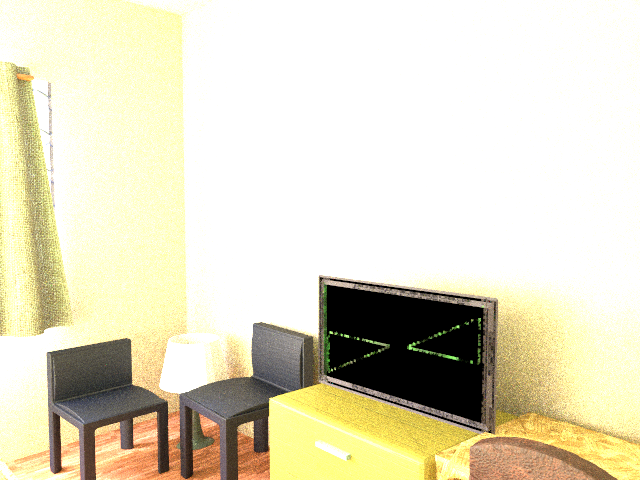
#> input picture Labs/LabExam-1B/Q1.png, 640 x 480 px, found by its file name
$ jupyter execute Fall2023ModelB.ipynb   (shell and % lines are left out)
#> lines starting #> are read from the running program, lines starting #| are printed output that depends on the picture; after the words box and inside, x2 and y2 are one past the last pixel; in counts of white or black regions, pixels touching at a corner belong together
### Labs/G/Solutions/Fall2023ModelB/commonfunctions.py


import skimage.io as io
import matplotlib.pyplot as plt
import numpy as np
from skimage.exposure import histogram, equalize_hist
from matplotlib.pyplot import bar
from skimage.color import rgb2gray,rgb2hsv
from skimage.morphology import binary_erosion, binary_dilation, binary_closing, binary_opening, skeletonize, thin, disk
from skimage.measure import find_contours

# Convolution:
from scipy.signal import convolve2d
from scipy import fftpack
import math

from skimage.util import random_noise
from skimage.filters import median
from skimage.feature import canny
from skimage.measure import label
from skimage.color import label2rgb


# Edges
from skimage.filters import sobel_h, sobel, sobel_v,roberts, prewitt, gaussian

# Show the figures / plots inside the notebook
def show_images(images,titles=None):
    #This function is used to show image(s) with titles by sending an array of images and an array of associated titles.
    # images[0] will be drawn with the title titles[0] if exists
    # You aren't required to understand this function, use it as-is.
    n_ims = len(images)
    if titles is None: titles = ['(%d)' % i for i in range(1,n_ims + 1)]
    fig = plt.figure()
    n = 1
    for image,title in zip(images,titles):
        a = fig.add_subplot(1,n_ims,n)
        if image.ndim == 2:
            plt.gray()
        plt.imshow(image)
        a.set_title(title)
        n += 1
    fig.set_size_inches(np.array(fig.get_size_inches()) * n_ims)
    plt.show()


def showHist(img):
    # An "interface" to matplotlib.axes.Axes.hist() method
    plt.figure()
    imgHist = histogram(img, nbins=256)

    bar(imgHist[1].astype(np.uint8), imgHist[0], width=0.8, align='center')

### Labs/G/Solutions/Fall2023ModelB/Fall2023ModelB.ipynb
# Fall 2023 Lab Exam Model B

[cell 1]
from commonfunctions import *

## Q1

[cell 2]
img: np.ndarray = io.imread("Q1.png")
#> img is the input picture: shape (480, 640, 4); mean R, G, B, A 224.7, 219.6, 195.1, 255
show_images([img], ["original"])
#> in show_images, `n_ims = len(images)`: n_ims = 1
#> the loop in show_images, `for image,title in zip(images,titles):` made 1 pass
#> (title, n) on pass 1: ('original', 2)
#> after the loop in show_images, `for image,title in zip(images,titles):`: n = 2
# gauss
sigma = 0.5
img2 = gaussian(img, sigma=sigma)
# avg filter
img_r = img[:, :, 0]
img_g = img[:, :, 1]
img_b = img[:, :, 2]
avg_filter = [[1 / 9, 1 / 9, 1 / 9], [1 / 9, 1 / 9, 1 / 9], [1 / 9, 1 / 9, 1 / 9]]
img3_r = convolve2d(img_r, avg_filter)
img3_g = convolve2d(img_g, avg_filter)
img3_b = convolve2d(img_b, avg_filter)
img3 = np.stack((img3_r, img3_g, img3_b), axis=-1).astype("uint8")

# Convert the image to HSV
img_hsv = rgb2hsv(img3[:,:,:3])
#> img_hsv: shape (482, 642, 3) float64; mean of channels 0, 1, 2 0.102, 0.14, 0.875

# Define green color range in HSV
lower_green = np.array([0.2, 0.3, 0.3])
upper_green = np.array([0.45, 1.0, 1.0])

# Create mask for green regions
green_mask = np.all((img_hsv >= lower_green) & (img_hsv <= upper_green), axis=-1)
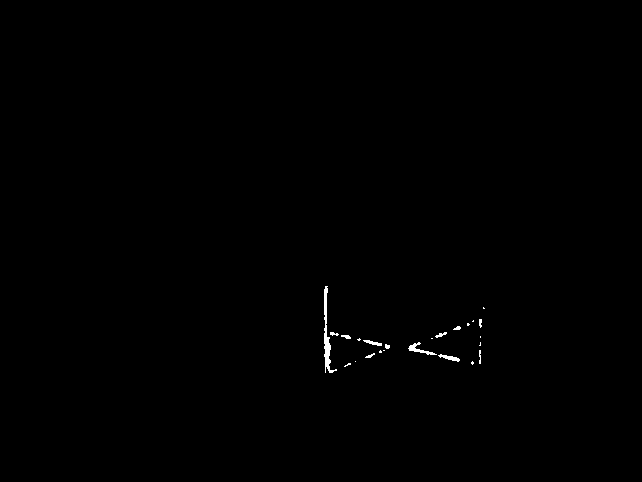
#> green_mask: shape (482, 642) bool; 0.27% white; 24 white regions (12 under 20 px), largest, box (x1, y1, x2, y2) and area: (324, 286, 337, 373) 339, (408, 342, 437, 355) 115, (438, 354, 460, 362) 76

# Apply morphological operations
dilated_mask = binary_dilation(green_mask, np.ones((5,5)))
#> dilated_mask: shape (482, 642) bool; 0.87% white; 11 white regions, largest, box (x1, y1, x2, y2) and area: (322, 284, 353, 375) 979, (406, 340, 462, 364) 522, (355, 336, 392, 360) 435

# convert green to black
img_rgb = img[:,:,:3]
for row in range(np.shape(img_rgb)[0]):
    for col in range(np.shape(img_rgb)[1]):
        if(dilated_mask[row, col] == 1):
            img_rgb[row, col]= [0, 0, 0]
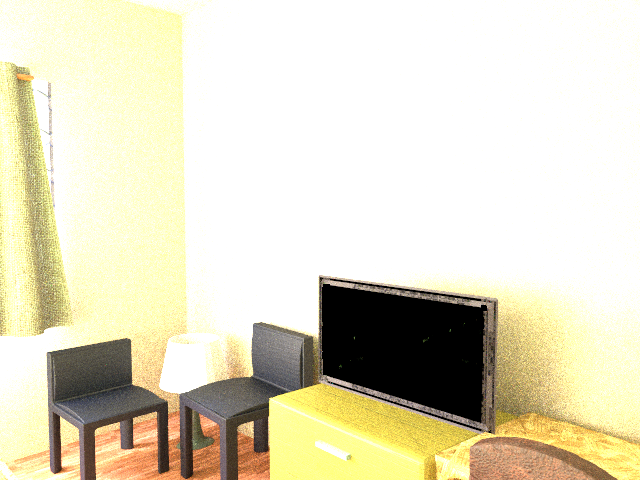
#> img_rgb: shape (480, 640, 3); mean R, G, B 224.3, 219.1, 194.8


show_images([img2, img3, img_rgb], [f"gauss, sigma = {sigma}", "avg", "fix green"])
#> the loop in show_images (call 2), `for image,title in zip(images,titles):` made 3 passes
#> title on passes 1 to 3: 'gauss, sigma = 0.5', 'avg', 'fix green'

## Q2

[cell 3]
img: np.ndarray = io.imread("Q2.png")
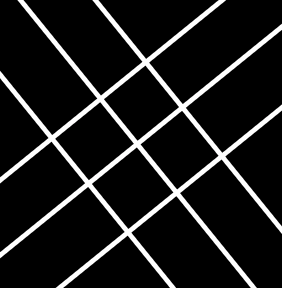
#> input picture Labs/IPLE_C_F2024_BasimSherifZeen/Q2.png, 282 x 288 px, found by its file name
#> img is the input picture: shape (288, 282, 4); mean R, G, B, A 27.5, 27.5, 27.5, 255


def hough_m_c(img, threshold=100):
    img_gray = (rgb2gray(img[:, :, :3]) * 255).astype("uint8")
    show_images([img_gray], ["original"])
    height, width = np.shape(img_gray)
    # edges
    img_edges = canny(img_gray, sigma=1, low_threshold=50, high_threshold=100)
    img_edges[:30, :] = 0
    show_images([img_edges], ["edges"])
    # hough
    m_start = np.tan(np.deg2rad(40))
    m_end = np.tan(np.deg2rad(60))
    delta_m = 0.01
    m_range = np.linspace(m_start, m_end, 100)
    c_start = -height
    c_end = height
    c_step = 10
    c_range = np.linspace(c_start, c_end, height * 2)
    A = np.zeros((len(m_range), len(c_range)))  # accumulator
    y_idxs, x_idxs = np.nonzero(img_edges)  # get edge coords
    # Fill accumulator
    for i in range(len(x_idxs)):
        x = x_idxs[i]
        y = y_idxs[i]
        for m_idx, m in enumerate(m_range):
            c = y - m * x  # Calculate the intercept for this slope
            # Find the closest value of c in the c_range
            if c_start <= c <= c_end:
                c_idx = np.argmin(np.abs(c_range - c))
                A[m_idx, c_idx] += 1
    # Accumulator peaks
    lines = []
    for m_idx, c_idx in np.argwhere(A > threshold):
        lines.append((m_range[m_idx], c_range[c_idx]))

    # select lines
    out_img = np.copy(img)
    edge_points = set(zip(y_idxs, x_idxs))
    for m, c in lines:
        x_vals = np.arange(width)
        y_vals = (m * x_vals + c).astype(int)

        # Validate points are within bounds and correspond to actual edge points
        valid_points = [
            (y, x) for y, x in zip(y_vals, x_vals)
            if 0 <= y < height and 0 <= x < width and (y, x) in edge_points
        ]

        # Extract the valid x and y values
        valid_y, valid_x = zip(*valid_points) if valid_points else ([], [])

        # Update the image
        out_img[valid_y, valid_x] = [255, 0, 255, 255]

    return out_img


result = hough_m_c(img, 100)
#> in hough_m_c, `img_edges = canny(img_gray, sigma=1, low_threshold=50, high_threshold=..`: img_edges: shape (288, 282) bool; 5.7% white in thin lines or dots
#> in hough_m_c, `img_edges[:30, :] = 0`:
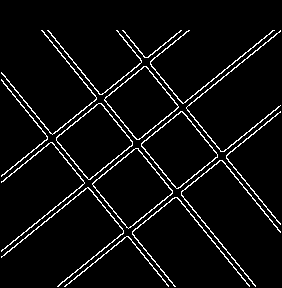
#> img_edges: shape (288, 282) bool; 5.3% white in thin lines or dots, all inside (x1, y1, x2, y2) = (1, 30, 281, 287)
#> in hough_m_c, `y_idxs, x_idxs = np.nonzero(img_edges)`: y_idxs = 4305 values from 30 to 286; x_idxs = 4305 values, max 280 at index 15, min 1 at index 605, mean 140.4
#> the loop in hough_m_c, `for i in range(len(x_idxs)):` made 4305 passes
#> (x, y) on passes 1 to 3: (41, 30), (42, 30), (47, 30)
#> after the loop in hough_m_c, `for i in range(len(x_idxs)):`:
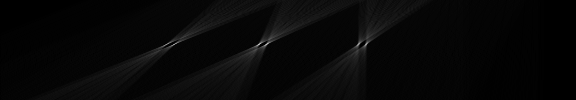
#> A: shape (100, 576) float64; min 0, max 197, mean 7.3
#> the loop in hough_m_c, `for m_idx, c_idx in np.argwhere(A > threshold):` made 42 passes
#> (m_idx, c_idx) on passes 1 to 12: (42, 170), (42, 177), (42, 260), (42, 261), (42, 262), (42, 268), (42, 269), (42, 359), (42, 360), (42, 367), (43, 167), (43, 168)
#> after the loop in hough_m_c, `for m_idx, c_idx in np.argwhere(A > threshold):`: lines = 42 pairs, first value 1.22 to 1.24, second value -123.7 to 79.64
#> in hough_m_c, `edge_points = set(zip(y_idxs, x_idxs))`: edge_points = 4305 items
#> the loop in hough_m_c, `for m, c in lines:` made 42 passes
#> (m, c) on passes 1 to 12: (1.22, -117.7), (1.22, -110.7), (1.22, -27.55), (1.22, -26.55), (1.22, -25.54), (1.22, -19.53), (1.22, -18.53), (1.22, 71.62), (1.22, 72.63), (1.22, 79.64), (1.23, -120.7), (1.23, -119.7)
#> after the loop in hough_m_c, `for m, c in lines:`: out_img: shape (288, 282, 4); 2.4% of pixels changed, all inside (x1, y1, x2, y2) = (1, 30, 281, 287)
show_images([result], ["result"])

## Q3

[cell 4]
img: np.ndarray = io.imread("Q3.png")
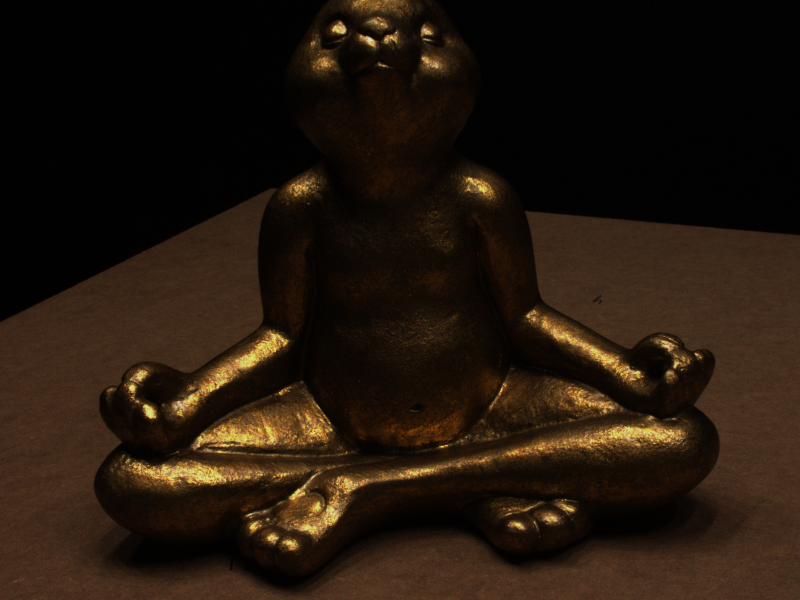
#> input picture Labs/LabExam-1B/Q3.png, 1600 x 1200 px, found by its file name (shown at 1/2 size)
#> img is the input picture: shape (1200, 1600, 4); mean R, G, B, A 35.1, 23, 12.6, 255
img = img[:, :, :3]
#> img: shape (1200, 1600, 3)
img_gray = (rgb2gray(img[:, :, :3]) * 255).astype("uint8")
#> img_gray: shape (1200, 1600)
img_masked = np.copy(img)
mask = (img_masked[:, :, 0] >= 30) & (img_masked[:, :, 0] <= 100)
#> mask: shape (1200, 1600) bool; 38.3% white; 2377 white regions (2215 under 20 px), largest, box (x1, y1, x2, y2) and area: (0, 376, 1600, 1200) 550536, (215, 734, 1402, 1112) 115639, (752, 617, 922, 718) 7210
mask = mask | (
    (img_masked[:, :, 0] <= 5) & (img_masked[:, :, 1] <= 5) & (img_masked[:, :, 2] <= 5)
)
#> mask: shape (1200, 1600) bool; 70.6% white; 2222 black regions (2091 under 20 px), largest, box (x1, y1, x2, y2) and area: (0, 0, 1600, 1184) 480375, (564, 910, 988, 1077) 12343, (1003, 845, 1372, 918) 10723
img_masked[mask] = 0
img_masked[~mask] = 255
img_masked = img_masked[:, :, 0]
img_masked = binary_erosion(binary_dilation(img_masked, np.ones((10,10))), np.ones((5,5)))
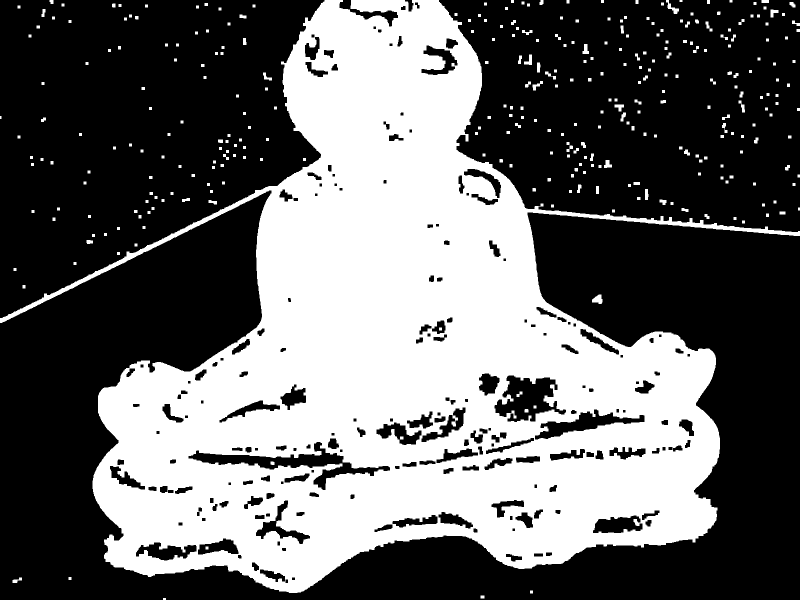
#> img_masked: shape (1200, 1600) bool (shown at 1/2 size); 40.4% white; 330 white regions (1 under 20 px), largest, box (x1, y1, x2, y2) and area: (0, 0, 1600, 1186) 759533, (1184, 589, 1205, 608) 269, (1332, 0, 1358, 28) 240
show_images([img, img_gray, img_masked], ["original", "gray", "img masked"])
img_gray_edges = canny(img_gray, sigma=1, low_threshold=20, high_threshold=60)
#> img_gray_edges: shape (1200, 1600) bool; 2.3% white in thin lines or dots
img_mask_edges = canny(img_masked, sigma=1, low_threshold=150, high_threshold=200)
#> img_mask_edges: shape (1200, 1600) bool; every value is 0

show_images([img_gray_edges, img_mask_edges], ["gray edges"," mask edges"])

[cell 5]
# Seg
def seg(img):
    out_img = np.copy((img).astype("uint8"))
    imgHist = np.zeros(256)
    for x in range(np.shape(img)[0]):
        for y in range(np.shape(img)[1]):
            imgHist[img[x, y]] += 1
    sum = 0
    for x in range(256):
        sum += imgHist[x] * x
    mean = round(sum / (np.shape(out_img)[0] * np.shape(out_img)[1]))
    sat = False
    while not sat:
        sum1 = 0
        count1 = 0
        sum2 = 0
        count2 = 0
        for x in range(mean):
            sum1 += imgHist[x] * x
            count1 += imgHist[x]
        for x in range(mean, 256):
            sum2 += imgHist[x] * x
            count2 += imgHist[x]
        if count1 != 0:
            mean1 = sum1 / (count1)
        if count2 != 0:
            mean2 = sum2 / (count2)

        if count1 == 0:
            mean1 = mean2
        if count2 == 0:
            mean2 = mean1

        if math.isnan(mean1):
            print("ERRROR mean1", mean1)
            mean1 = mean2
        if math.isnan(mean2):
            print("ERRROR mean2", mean2)
            mean2 = mean1
        mean3 = round((mean1 + mean2) / 2)
        print(mean3, mean)
        if mean3 == mean or abs(mean3 - mean) <= 1:
            sat = True
        mean = mean3

    for x in range(np.shape(out_img)[0]):
        for y in range(np.shape(out_img)[1]):
            if out_img[x, y] < mean:
                out_img[x, y] = 0
            else:
                out_img[x, y] = 1
    return out_img


seg_gray = seg(img_gray)
#> after the loop in seg, `for x in range(np.shape(out_img)[0]):`:
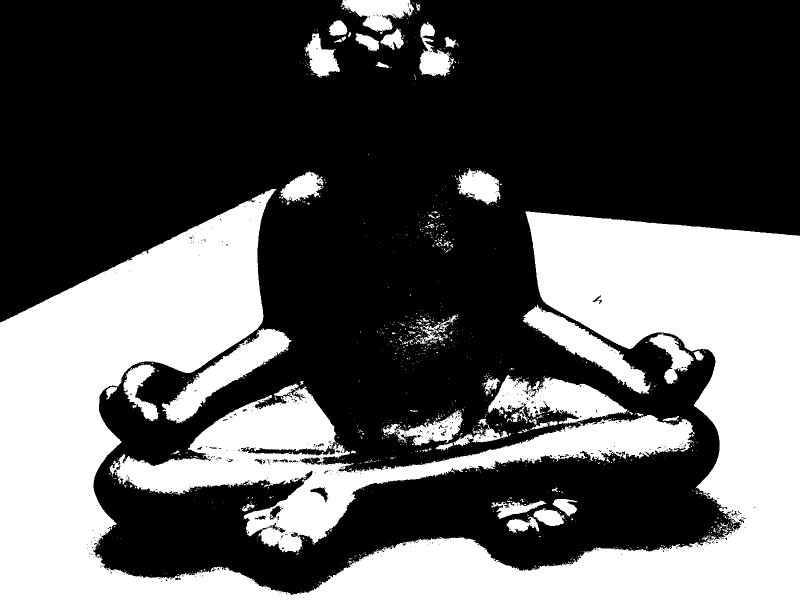
#> out_img: shape (1200, 1600) (shown at 1/2 size); values 0 (black) and 1 (white), 36% white; 1140 white regions (1065 under 20 px), largest, box (x1, y1, x2, y2) and area: (0, 378, 1600, 1200) 505890, (219, 767, 1390, 1105) 96861, (976, 750, 1258, 848) 13986
show_images([seg_gray], ["seg gray"])

[cell 6]
# local thresh
def join_quads(quad, sub_quads):
    img = np.zeros(np.shape(quad))
    x = np.shape(img)[0]
    y = np.shape(img)[1]

    img[0 : round(x / 2), 0 : round(y / 2)] = sub_quads[0]
    img[0 : round(x / 2), round(y / 2) : y] = sub_quads[1]
    img[round(x / 2) : x, 0 : round(y / 2)] = sub_quads[2]
    img[round(x / 2) : x, round(y / 2) : y] = sub_quads[3]

    return img


def local_thres(img):
    img_copy = np.copy((img).astype("uint8"))

    x = np.shape(img_copy)[0]
    y = np.shape(img_copy)[1]

    q1 = img_copy[0 : round(x / 2), 0 : round(y / 2)]
    q2 = img_copy[0 : round(x / 2), round(y / 2) : y]
    q3 = img_copy[round(x / 2) : x, 0 : round(y / 2)]
    q4 = img_copy[round(x / 2) : x, round(y / 2) : y]

    q1_s = seg(np.copy(q1))
    q2_s = seg(np.copy(q2))
    q3_s = seg(np.copy(q3))
    q4_s = seg(np.copy(q4))

    return join_quads(img_copy, [q1_s, q2_s, q3_s, q4_s])


def local_thres_optimized(img, tries = 1):
    img_copy = np.copy((img).astype("uint8"))

    x = np.shape(img_copy)[0]
    y = np.shape(img_copy)[1]

    q1 = img_copy[0 : round(x / 2), 0 : round(y / 2)]
    q2 = img_copy[0 : round(x / 2), round(y / 2) : y]
    q3 = img_copy[round(x / 2) : x, 0 : round(y / 2)]
    q4 = img_copy[round(x / 2) : x, round(y / 2) : y]

    img_optimum = [[]]
    if tries > 0:
        res1 = local_thres_optimized(q1, tries-1)
        res2 = local_thres_optimized(q2, tries-1)
        res3 = local_thres_optimized(q3, tries-1)
        res4 = local_thres_optimized(q4, tries-1)

        img_optimum = join_quads(img_copy, [res1, res2, res3, res4])
        tries -= 1
    else:
        res1 = local_thres(q1)
        res2 = local_thres(q2)
        res3 = local_thres(q3)
        res4 = local_thres(q4)

        img_optimum = join_quads(img_copy, [res1, res2, res3, res4])

    return img_optimum

local = local_thres(img_gray)
#> after the loop in seg (call 2), `for x in range(np.shape(out_img)[0]):`: out_img: shape (600, 800); values 0 (black) and 1 (white), 13% white; 109 white regions (98 under 20 px), largest, box (x1, y1, x2, y2) and area: (91, 377, 554, 600) 45832, (674, 0, 800, 69) 5327, (608, 58, 681, 159) 3924
#> after the loop in seg (call 3), `for x in range(np.shape(out_img)[0]):`: out_img: shape (600, 800); values 0 (black) and 1 (white), 19.9% white; 305 white regions (285 under 20 px), largest, box (x1, y1, x2, y2) and area: (250, 422, 800, 600) 81292, (34, 43, 126, 157) 5223, (109, 334, 208, 415) 5029
#> after the loop in seg (call 4), `for x in range(np.shape(out_img)[0]):`: out_img: shape (600, 800); values 0 (black) and 1 (white), 53.1% white; 1169 black regions (1140 under 20 px), largest, box (x1, y1, x2, y2) and area: (138, 0, 800, 594) 216944, (0, 0, 108, 52) 2893, (619, 367, 658, 408) 573
#> after the loop in seg (call 5), `for x in range(np.shape(out_img)[0]):`:
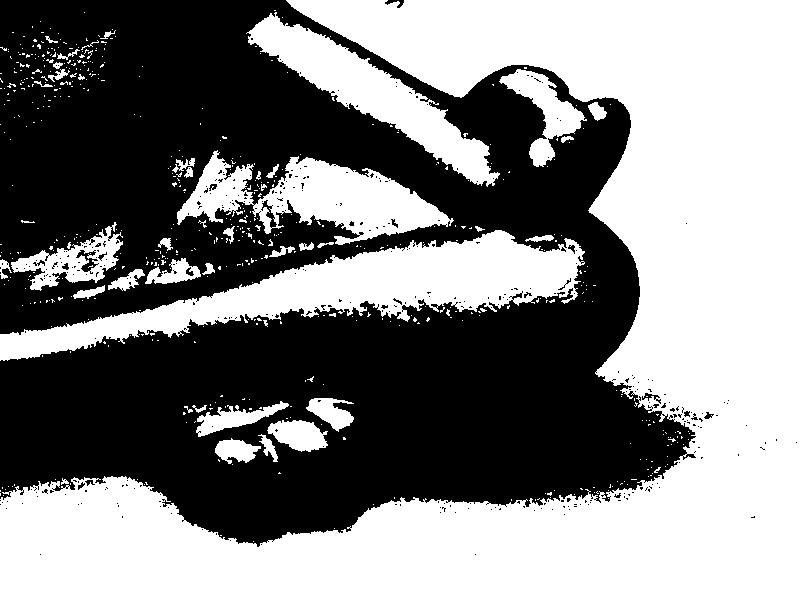
#> out_img: shape (600, 800); values 0 (black) and 1 (white), 51.2% white; 366 black regions (347 under 20 px), largest, box (x1, y1, x2, y2) and area: (0, 0, 696, 547) 232371, (76, 250, 99, 274) 198, (642, 393, 661, 404) 71
#> in join_quads, `img[0 : round(x / 2), round(y / 2) : y] = sub_quads[1]`: img: shape (1200, 1600) float64; values 0 (black) and 1 (white), 8.2% white; 411 white regions (382 under 20 px), largest, box (x1, y1, x2, y2) and area: (1050, 422, 1600, 600) 81292, (91, 377, 554, 600) 45832, (674, 0, 844, 69) 6386
#> in join_quads, `img[round(x / 2) : x, 0 : round(y / 2)] = sub_quads[2]`: img: shape (1200, 1600) float64; values 0 (black) and 1 (white), 21.5% white; 758 white regions (705 under 20 px), largest, box (x1, y1, x2, y2) and area: (0, 377, 800, 1200) 223581, (1050, 422, 1600, 600) 81292, (233, 777, 800, 1084) 55598
#> in join_quads, `img[round(x / 2) : x, round(y / 2) : y] = sub_quads[3]`: img: shape (1200, 1600) float64; values 0 (black) and 1 (white), 34.3% white; 1315 white regions (1220 under 20 px), largest, box (x1, y1, x2, y2) and area: (0, 377, 1600, 1200) 487998, (233, 777, 1385, 1084) 80358, (331, 658, 583, 843) 12424
local2 = local_thres_optimized(img_gray, 1)
#> call 2 of local_thres_optimized, with tries = 0
#> in local_thres_optimized (call 2), `q1 = img_copy[0 : round(x / 2), 0 : round(y / 2)]`:
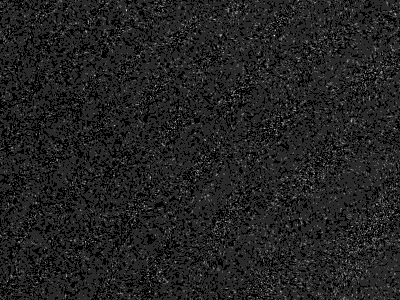
#> q1: shape (300, 400); min 0, max 6, mean 0.807; drawn with min black and max white
show_images([img_gray, local, local2], ["seg gray", "local", "local opt"])

[cell 7]
from skimage.color import rgb2hsv, rgb2gray
from skimage import morphology, filters
import numpy as np

# Convert to HSV
img_hsv = rgb2hsv(img)

# Thresholding in the Hue channel for golden color
hue = img_hsv[:, :, 0]
saturation = img_hsv[:, :, 1]
mask = (hue > 0.08) & (hue < 0.15) & (saturation > 0.4)  # Adjust ranges as needed

se = disk(2)
mask = binary_opening(mask, se)
mask = binary_opening(mask, se)
mask = binary_opening(mask, se)

# Use edge detection to refine
edges = sobel(rgb2gray(img))
final_mask = mask | (edges > 0.1)

# Apply mask
result = img.copy()
result[~final_mask] = 0

# Visualize
show_images([img, final_mask, result], ["Original", "Mask", "Result"])

## Q4

[cell 8]
pixel_count = 0
for i in range(256, 512):
    pixel_count += i

row_c = 128
col_c = 767
print(pixel_count)

img = np.zeros((row_c, col_c))
val = 0
num = 0
idx = 0
# hist eqn:
# y = x + 256
for row in range(row_c):
    for col in range(col_c):
        img[row, col] = val
        num += 1
        if num >= 256 + idx:
            val += 1
            idx += 1
            num = 0

show_images([img], ["s"])
count = 0
showHist(img)
